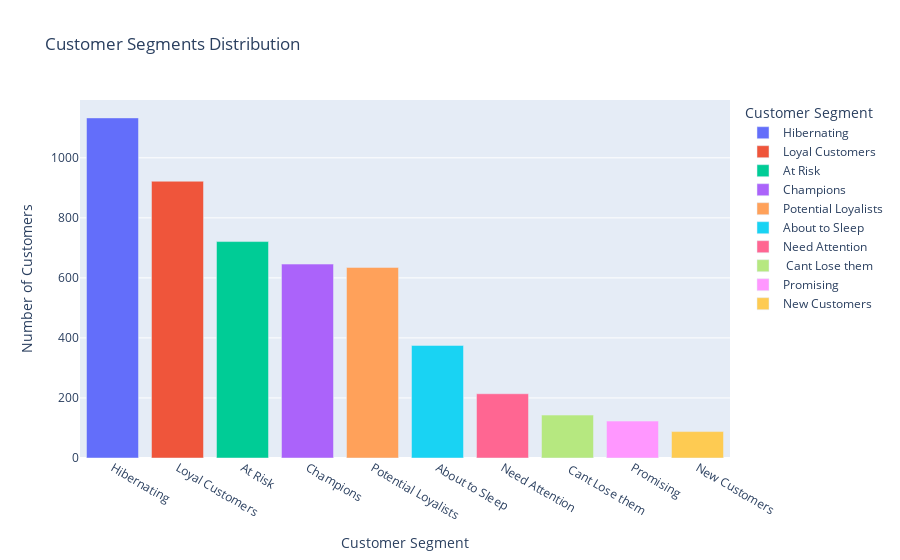

Write notebook code for a chart like this one.
### Markdown cell above
Without the outiliers the distribution looks like this

### Code cell
segment_counts_no_outlier = rfm_no_outliers_segmented['rfm_segment'].value_counts().reset_index()
segment_counts_no_outlier.columns = ['Segment', 'Count']

fig = px.bar(segment_counts_no_outlier, x='Segment', y='Count', title='Customer Segments Distribution', 
             labels={'Segment': 'Customer Segment', 'Count': 'Number of Customers'}, 
             color='Segment')

# Show the plot
fig.show()

### Figure 1 — Plotly figure (JSON) as saved in the notebook; plotly's stock layout.template omitted (floating-point values rounded to 4 significant figures)
{"data": [{"alignmentgroup": "True", "hovertemplate": "Customer Segment=%{x}<br>Number of Customers=%{y}<extra></extra>", "legendgroup": "Hibernating", "marker": {"color": "#636efa", "pattern": {"shape": ""}}, "name": "Hibernating", "offsetgroup": "Hibernating", "orientation": "v", "showlegend": true, "textposition": "auto", "type": "bar", "x": ["Hibernating"], "xaxis": "x", "y": [1133], "yaxis": "y"}, {"alignmentgroup": "True", "hovertemplate": "Customer Segment=%{x}<br>Number of Customers=%{y}<extra></extra>", "legendgroup": "Loyal Customers", "marker": {"color": "#EF553B", "pattern": {"shape": ""}}, "name": "Loyal Customers", "offsetgroup": "Loyal Customers", "orientation": "v", "showlegend": true, "textposition": "auto", "type": "bar", "x": ["Loyal Customers"], "xaxis": "x", "y": [922], "yaxis": "y"}, {"alignmentgroup": "True", "hovertemplate": "Customer Segment=%{x}<br>Number of Customers=%{y}<extra></extra>", "legendgroup": "At Risk", "marker": {"color": "#00cc96", "pattern": {"shape": ""}}, "name": "At Risk", "offsetgroup": "At Risk", "orientation": "v", "showlegend": true, "textposition": "auto", "type": "bar", "x": ["At Risk"], "xaxis": "x", "y": [721], "yaxis": "y"}, {"alignmentgroup": "True", "hovertemplate": "Customer Segment=%{x}<br>Number of Customers=%{y}<extra></extra>", "legendgroup": "Champions", "marker": {"color": "#ab63fa", "pattern": {"shape": ""}}, "name": "Champions", "offsetgroup": "Champions", "orientation": "v", "showlegend": true, "textposition": "auto", "type": "bar", "x": ["Champions"], "xaxis": "x", "y": [646], "yaxis": "y"}, {"alignmentgroup": "True", "hovertemplate": "Customer Segment=%{x}<br>Number of Customers=%{y}<extra></extra>", "legendgroup": "Potential Loyalists", "marker": {"color": "#FFA15A", "pattern": {"shape": ""}}, "name": "Potential Loyalists", "offsetgroup": "Potential Loyalists", "orientation": "v", "showlegend": true, "textposition": "auto", "type": "bar", "x": ["Potential Loyalists"], "xaxis": "x", "y": [635], "yaxis": "y"}, {"alignmentgroup": "True", "hovertemplate": "Customer Segment=%{x}<br>Number of Customers=%{y}<extra></extra>", "legendgroup": "About to Sleep", "marker": {"color": "#19d3f3", "pattern": {"shape": ""}}, "name": "About to Sleep", "offsetgroup": "About to Sleep", "orientation": "v", "showlegend": true, "textposition": "auto", "type": "bar", "x": ["About to Sleep"], "xaxis": "x", "y": [375], "yaxis": "y"}, {"alignmentgroup": "True", "hovertemplate": "Customer Segment=%{x}<br>Number of Customers=%{y}<extra></extra>", "legendgroup": "Need Attention", "marker": {"color": "#FF6692", "pattern": {"shape": ""}}, "name": "Need Attention", "offsetgroup": "Need Attention", "orientation": "v", "showlegend": true, "textposition": "auto", "type": "bar", "x": ["Need Attention"], "xaxis": "x", "y": [214], "yaxis": "y"}, {"alignmentgroup": "True", "hovertemplate": "Customer Segment=%{x}<br>Number of Customers=%{y}<extra></extra>", "legendgroup": " Cant Lose them", "marker": {"color": "#B6E880", "pattern": {"shape": ""}}, "name": " Cant Lose them", "offsetgroup": " Cant Lose them", "orientation": "v", "showlegend": true, "textposition": "auto", "type": "bar", "x": [" Cant Lose them"], "xaxis": "x", "y": [143], "yaxis": "y"}, {"alignmentgroup": "True", "hovertemplate": "Customer Segment=%{x}<br>Number of Customers=%{y}<extra></extra>", "legendgroup": "Promising", "marker": {"color": "#FF97FF", "pattern": {"shape": ""}}, "name": "Promising", "offsetgroup": "Promising", "orientation": "v", "showlegend": true, "textposition": "auto", "type": "bar", "x": ["Promising"], "xaxis": "x", "y": [123], "yaxis": "y"}, {"alignmentgroup": "True", "hovertemplate": "Customer Segment=%{x}<br>Number of Customers=%{y}<extra></extra>", "legendgroup": "New Customers", "marker": {"color": "#FECB52", "pattern": {"shape": ""}}, "name": "New Customers", "offsetgroup": "New Customers", "orientation": "v", "showlegend": true, "textposition": "auto", "type": "bar", "x": ["New Customers"], "xaxis": "x", "y": [88], "yaxis": "y"}], "layout": {"barmode": "relative", "legend": {"title": {"text": "Customer Segment"}, "tracegroupgap": 0}, "title": {"text": "Customer Segments Distribution"}, "xaxis": {"anchor": "y", "categoryarray": ["Hibernating", "Loyal Customers", "At Risk", "Champions", "Potential Loyalists", "About to Sleep", "Need Attention", " Cant Lose them", "Promising", "New Customers"], "categoryorder": "array", "domain": [0, 1], "title": {"text": "Customer Segment"}}, "yaxis": {"anchor": "x", "domain": [0, 1], "title": {"text": "Number of Customers"}}}}
